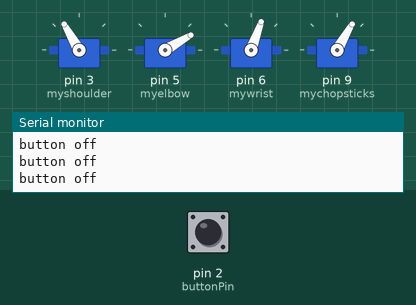
Simulated run of this sketch. Board: Arduino Uno, built with avr-gcc and run on an emulated ATmega328P. On the bench: 4 × servo, the last lines printed to the serial monitor. Inputs (shaded band) come from the test bench; at power-on: pin 2 (buttonPin) LOW.

Above: at 1.2 s.
1.3 s: pin 2 (buttonPin) pulled HIGH for 0.15 s
At 2.2 s:
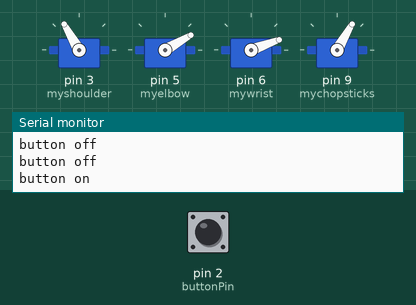
At 4.6 s:
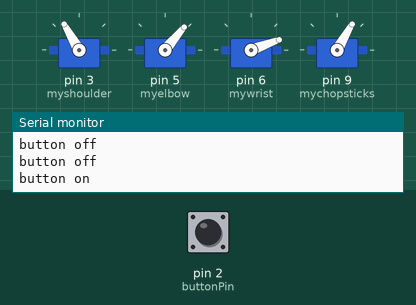
Timing chart, 0 to 16.4 s (numbered marks = the images above; inputs shaded):
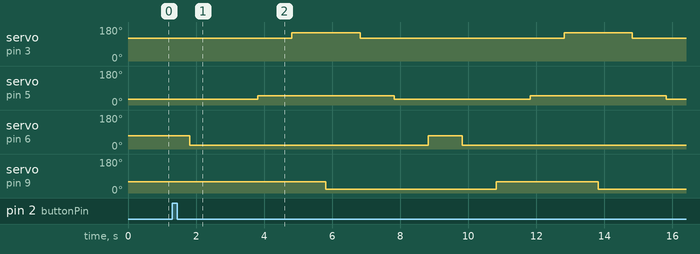

Measured:
- after the input at 1.3 s, servo on pin 3 (myshoulder): alternates 150° for 2.0 s and 120° for 6.0 s, starting after 3.5 s; servo on pin 5 (myelbow): alternates 50° for 4.0 s and 30° for 4.0 s, starting after 2.5 s

The sketch:

LazyNoodles.ino
```cpp
#include <Servo.h>

Servo myshoulder;
Servo myelbow;
Servo mywrist;
Servo mychopsticks;
int pos;
int shoulderGetPos, elbowGetPos, wristGetPos, chopsticksGetPos; // positions when getting the noodles
int shoulderFeedPos, elbowFeedPos, wristFeedPos, chopsticksFeedPos; // positions when feeding user
int feedingDelay; // amount of time holding up the noodles before going back down
int buttonPin = 2;
int buttonState = 0;
int buttonPressed = 0;


void setup() {
  Serial.begin(9600);
  pinMode(buttonPin, INPUT);

  shoulderGetPos = 150;
  elbowGetPos = 50;
  wristGetPos = 20;
  chopsticksGetPos = 60;

  shoulderFeedPos = 120;
  elbowFeedPos = 30;
  wristFeedPos = 70;
  chopsticksFeedPos = 20;

  myshoulder.attach(3);
  myelbow.attach(5);
  mywrist.attach(6);
  mychopsticks.attach(9);

  // Robot initial position

}

void loop() {
  // put your main code here, to run repeatedly:
  buttonState = digitalRead(buttonPin);
  if (buttonPressed == 0){
    Serial.println("button off");
    myshoulder.write(120);
    myelbow.write(30);
    mywrist.write(70);
    mychopsticks.write(chopsticksGetPos);
  } else if (buttonPressed == 1) {
    Serial.println("button on");
    mywrist.write(wristGetPos);
    delay(1000);
    mychopsticks.write(chopsticksGetPos);
    delay(1000);
    myelbow.write(elbowGetPos);
    delay(1000);
    myshoulder.write(shoulderGetPos);
    delay(1000);
    mychopsticks.write(chopsticksFeedPos);
    delay(1000);


    myshoulder.write(shoulderFeedPos);
    delay(1000);
    myelbow.write(elbowFeedPos);
    delay(1000);
    mywrist.write(wristFeedPos);
    delay(1000);
  }

  if (buttonState == HIGH && buttonPressed == 0) {
    buttonPressed = 1;
    delay(500);
  } else if (buttonState == HIGH && buttonPressed == 1) {
    buttonPressed = 0;
    delay(500);
  }
}
```
